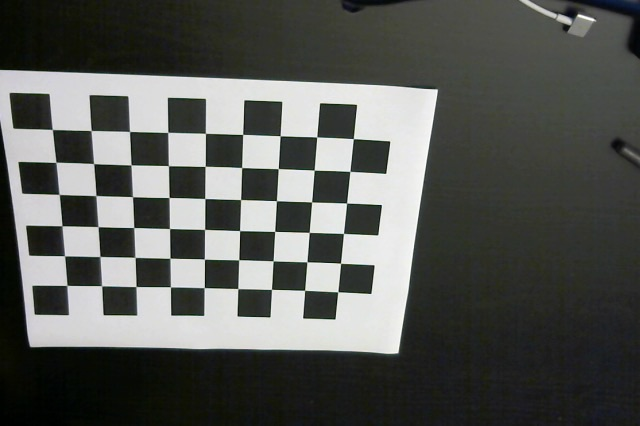
#> input picture checkboard/2b3.jpg, 640 x 426 px; its folder holds only this picture in this run
$ jupyter execute --allow-errors camera_calibration.ipynb   (shell and % lines are left out)
#> lines starting #> are read from the running program, lines starting #| are printed output that depends on the picture; after the words box and inside, x2 and y2 are one past the last pixel; in counts of white or black regions, pixels touching at a corner belong together
Camera Calibration with OpenCV
===

### Run the code in the cell below to extract object points and image points for camera calibration.

[cell 1]
import numpy as np
import cv2
import glob
import matplotlib.pyplot as plt

# prepare object points, like (0,0,0), (1,0,0), (2,0,0) ....,(6,5,0) - Homography coordinates?
objp = np.zeros((6*9,3), np.float32)
objp[:,:2] = np.mgrid[0:9, 0:6].T.reshape(-1,2)

# Arrays to store object points and image points from all the images.
objpoints = [] # 3d points in real world space
imgpoints = [] # 2d points in image plane.
img_fname = [] # Image file names.

# Make a list of calibration images
images = glob.glob('checkboard/2*.jpg')

# Step through the list and search for chessboard corners
for idx, fname in enumerate(images):
    img = cv2.imread(fname)
#> img is the input picture: shape (426, 640, 3); mean B, G, R 86.1, 89.7, 87.9
    gray = cv2.cvtColor(img, cv2.COLOR_BGR2GRAY)

    # Find the chessboard corners
    ret, corners = cv2.findChessboardCorners(gray, (9,6), None)
#> ret = True; corners = 54 rows, first 8: [52.39, 129.6], [91.18, 130.6], [129.7, 131.6], [167.8, 132.3], [205.5, 133.4], [242.7, 134.4], [280.2, 135.9], [316.7, 137]

    # If found, add object points, image points
    if ret == True:
        img_fname.append(fname)
        objpoints.append(objp)
        imgpoints.append(corners)

        # Draw and display the corners
        cv2.drawChessboardCorners(img, (9,6), corners, ret)
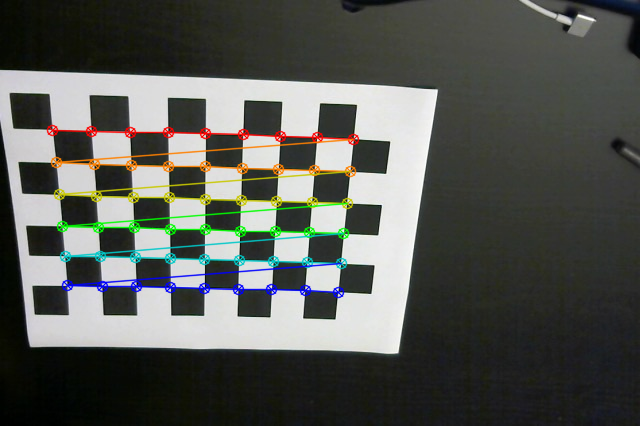
#> img: shape (426, 640, 3); 4.93% of pixels changed, all inside (x1, y1, x2, y2) = (46, 124, 360, 299)
        #write_name = 'corners_found'+str(idx)+'.jpg'
        #cv2.imwrite(write_name, img)
        cv2.imshow('img', img)
        cv2.waitKey(1000)

cv2.destroyAllWindows()

#print("objpoints = ", objpoints)
#print("imgpoints = ", imgpoints)


$ run again, on checkboard/2b7.jpg
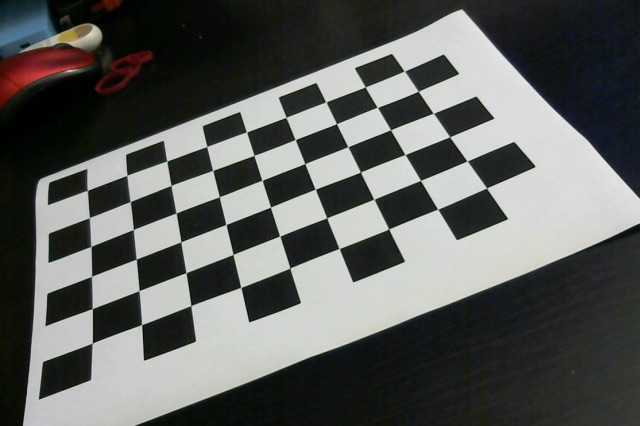
#> input picture checkboard/2b7.jpg, 640 x 426 px
#> img is the input picture: shape (426, 640, 3); mean B, G, R 93.1, 95.4, 93.8
#> ret = True; corners = 54 rows, first 8: [87.48, 190.5], [126.9, 175.3], [166.9, 161.2], [206.6, 146.6], [246.5, 132], [285.8, 117.4], [326, 102], [365, 86.93]
#> `cv2.drawChessboardCorners(img, (9,6), corners, ret)`:
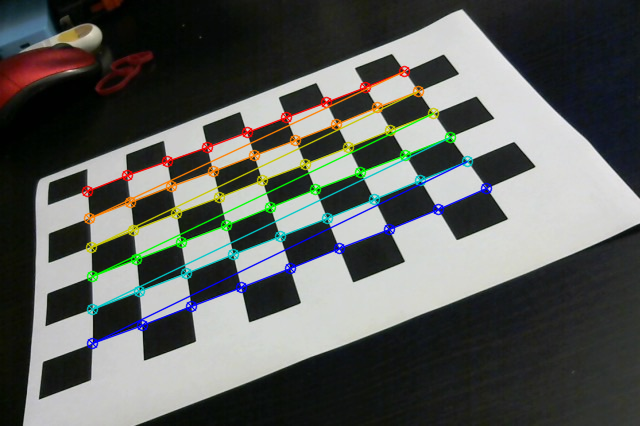
#> img: shape (426, 640, 3); 5.63% of pixels changed, all inside (x1, y1, x2, y2) = (81, 65, 493, 350)

$ run again, on checkboard/2b8.jpg
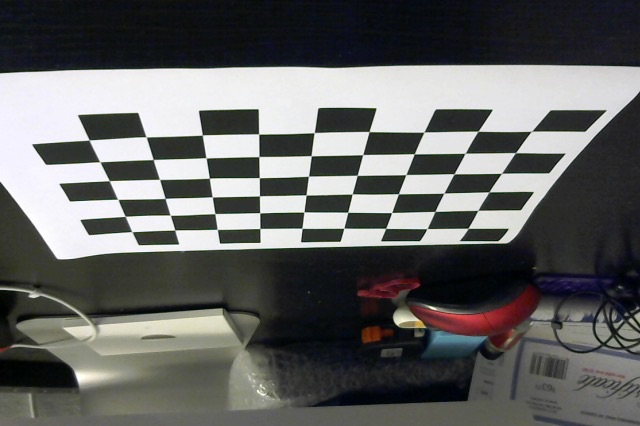
#> input picture checkboard/2b8.jpg, 640 x 426 px
#> img is the input picture: shape (426, 640, 3); mean B, G, R 98.9, 100.1, 99.5
#> `gray = cv2.cvtColor(img, cv2.COLOR_BGR2GRAY)`:
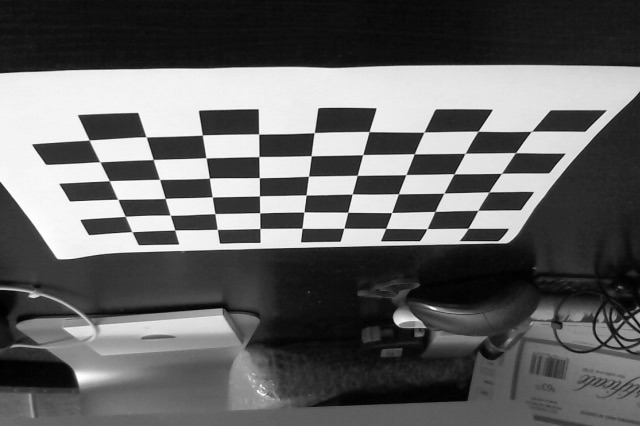
#> gray: shape (426, 640); min 0, max 255, mean 99.8
#> ret = True; corners = 54 rows, first 8: [467.9, 228.3], [427, 228.5], [385.7, 228.3], [343.8, 228.2], [301.9, 228.3], [259.9, 228.5], [217.2, 229.4], [174.7, 229.9]
#> `cv2.drawChessboardCorners(img, (9,6), corners, ret)`:
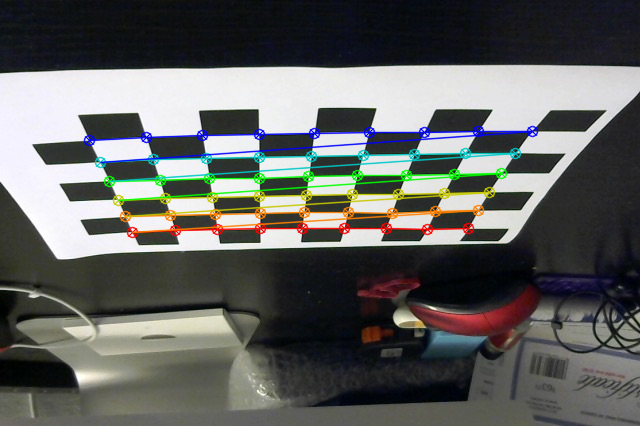
#> img: shape (426, 640, 3); 5.8% of pixels changed, all inside (x1, y1, x2, y2) = (83, 125, 539, 239)

$ run again, on checkboard/2b9.jpg
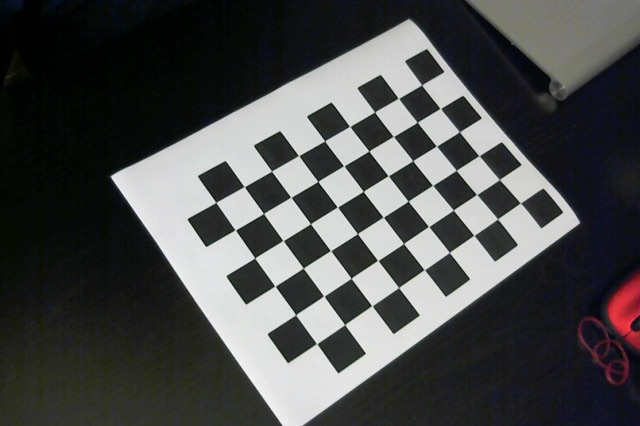
#> input picture checkboard/2b9.jpg, 640 x 426 px
#> img is the input picture: shape (426, 640, 3); mean B, G, R 75.4, 75.6, 74.7
#> ret = True; corners = 54 rows, first 8: [520.3, 203.1], [497.5, 219], [473.8, 235.4], [449.4, 252.4], [424.2, 269.6], [398.5, 287.5], [371.8, 305.7], [344.7, 324.7]
#> `cv2.drawChessboardCorners(img, (9,6), corners, ret)`:
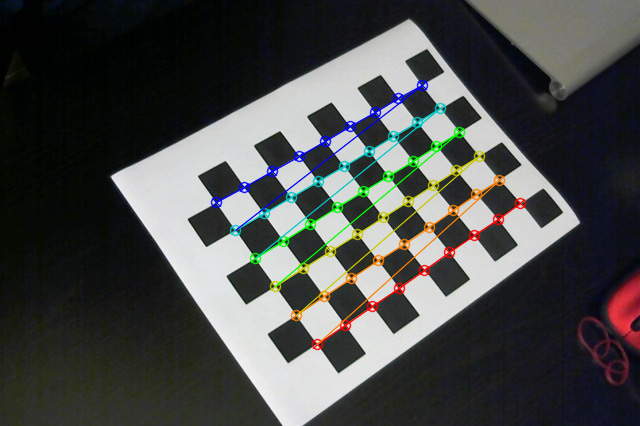
#> img: shape (426, 640, 3); 3.96% of pixels changed, all inside (x1, y1, x2, y2) = (210, 79, 527, 351)

$ run again, on checkboard/2b4.jpg
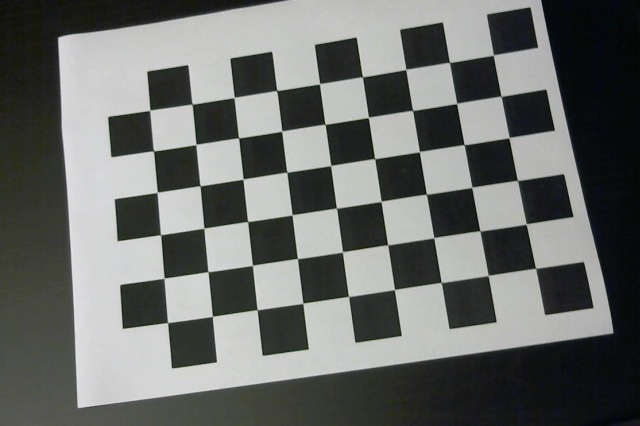
#> input picture checkboard/2b4.jpg, 640 x 426 px
#> img is the input picture: shape (426, 640, 3); mean B, G, R 106.2, 108.7, 106.6
#> ret = True; corners = 54 rows, first 8: [535.6, 268.3], [488, 275.5], [441, 282.4], [394.5, 289.5], [348.6, 296.5], [302.9, 303.2], [257.1, 309.6], [212.5, 316.2]
#> `cv2.drawChessboardCorners(img, (9,6), corners, ret)`:
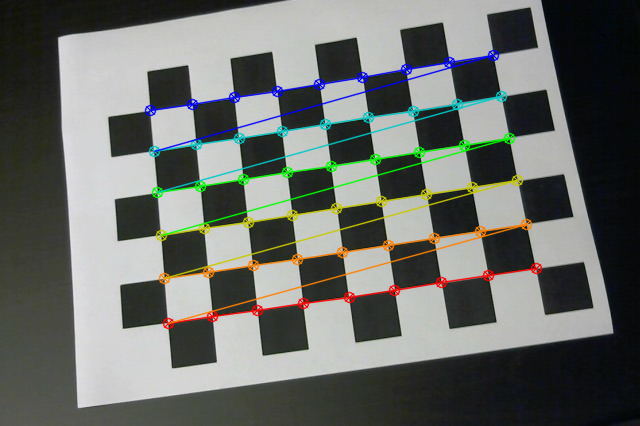
#> img: shape (426, 640, 3); 5.78% of pixels changed, all inside (x1, y1, x2, y2) = (144, 49, 543, 330)
